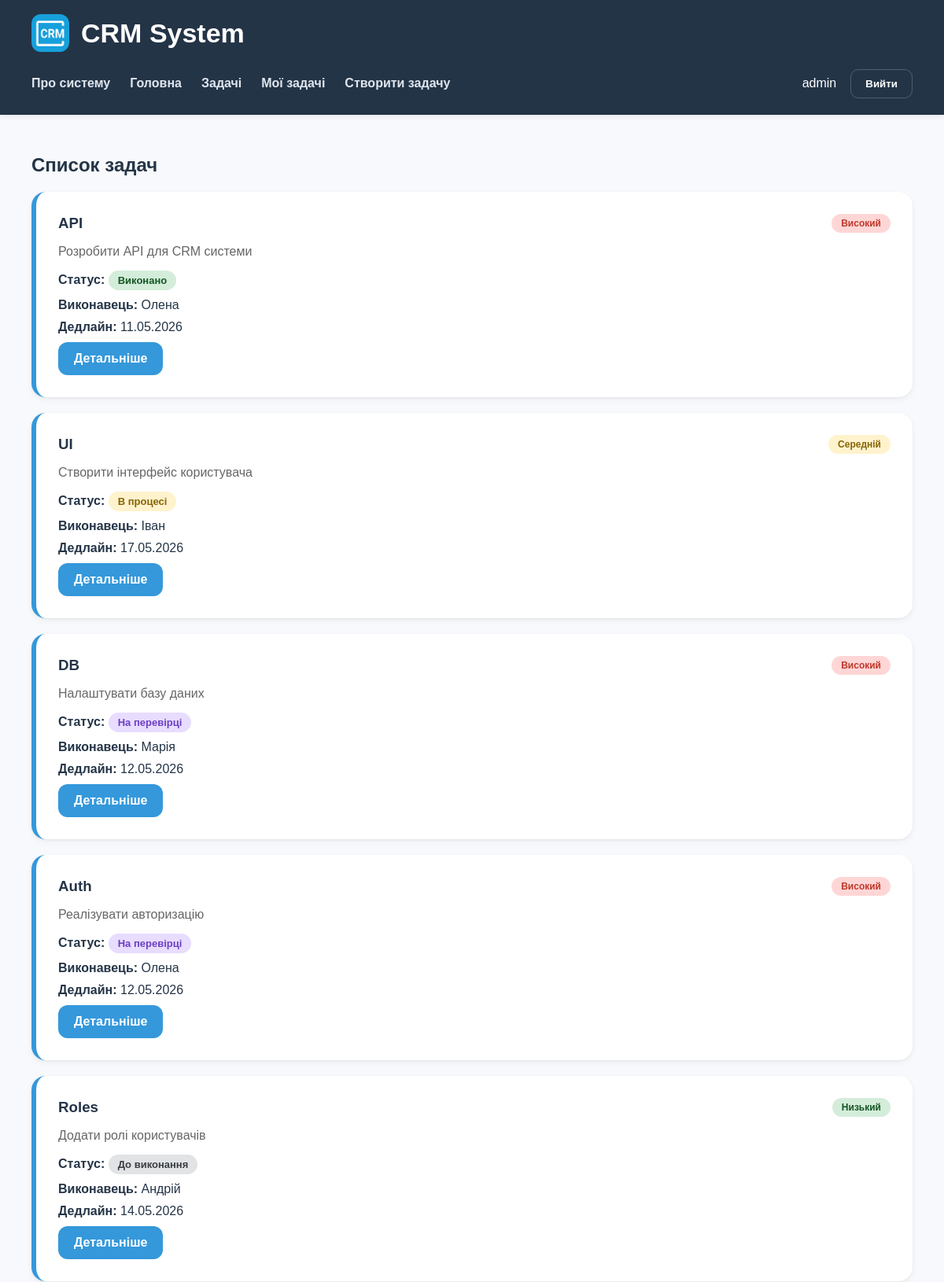
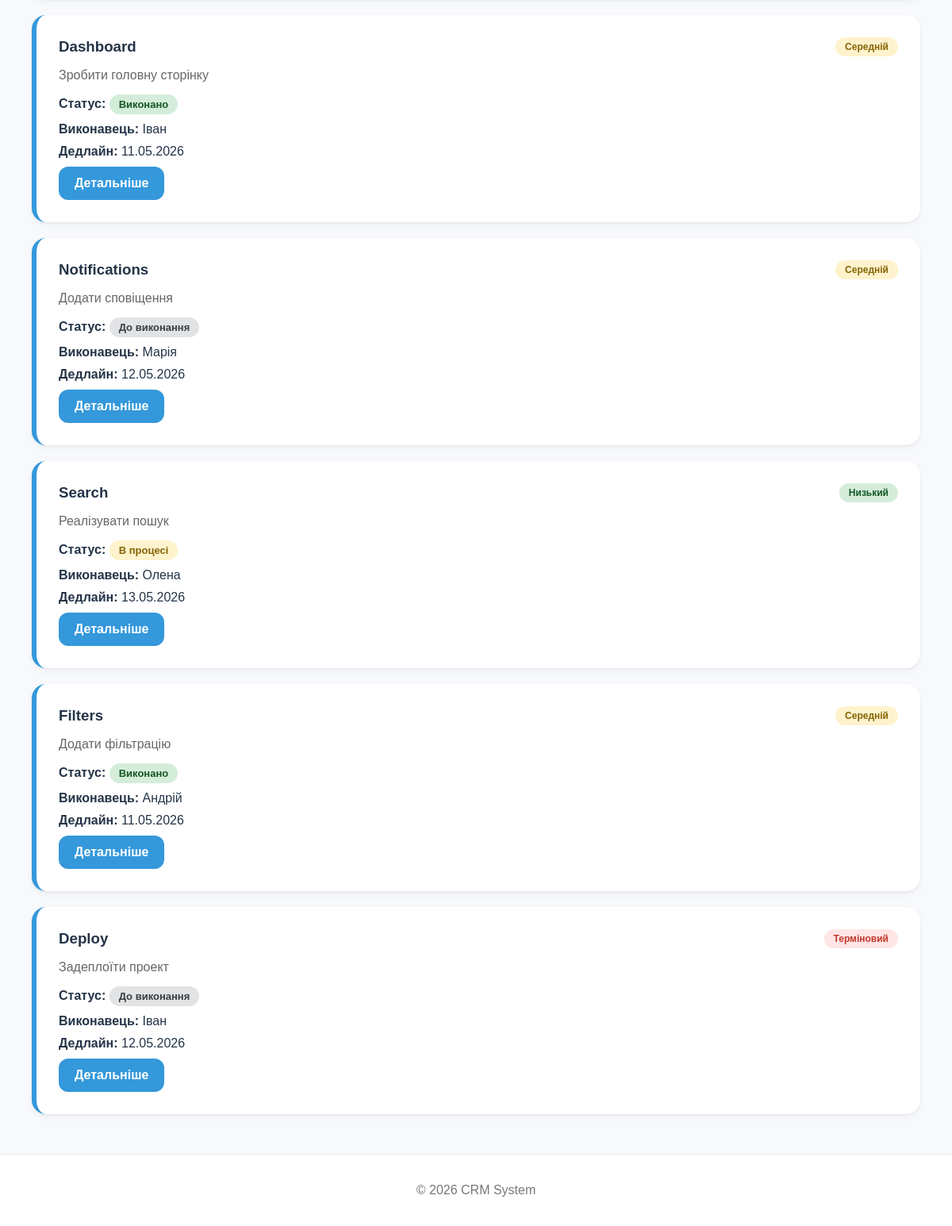
Page /tasks/ (signed in) on the committed database (2 pictures, top to bottom).
### srm_app/models.py (models this page shows, shortened)
class Task(models.Model):
    STATUS_CHOICES = [
        ('todo', 'До виконання'),
        ('in_progress', 'В процесі'),
        ('review', 'На перевірці'),
        ('done', 'Виконано'),
    ]
    PRIORITY_CHOICES = [
        ('low', 'Низький'),
        ('medium', 'Середній'),
        ('high', 'Високий'),
        ('urgent', 'Терміновий'),
    ]
    title = models.CharField(max_length=255)
    description = models.TextField()
    status = models.CharField(max_length=20, choices=STATUS_CHOICES, default='todo')
    priority = models.CharField(max_length=20, choices=PRIORITY_CHOICES, default='low')
    assignee = models.CharField(max_length=100)
    deadline = models.DateTimeField()
    created_at = models.DateTimeField(auto_now_add=True)

### srm_app/views.py (the view)
# urls.py: path('tasks/', views.task_list, name='task_list'),
def task_list(request):
    status = request.GET.get("status")
    tasks = Task.objects.all()
    if status:
        tasks = tasks.filter(status=status)
    context = {'tasks': tasks}
    return render(request, "srm_app/task_list.html", context)

### srm_app/templates/srm_app/task_list.html (shortened to what this page needs)
{% extends 'srm_app/base.html' %}
{% block content %}
<h2>Список задач</h2>
{% for task in tasks %}
    {% include 'srm_app/includes/task_card.html' %}
{% empty %}
    <p>Немає задач</p>
{% endfor %}
{% endblock %}

### srm_app/templates/srm_app/includes/header.html (shortened to what this page needs)
{% load static %}
<header>
    <div class="header-flex">
        <img src="{% static 'srm_app/images/logo.png' %}" class="logo">
        <h2>CRM System</h2>
    </div>
    <nav>
        <a href="{% url 'about' %}">Про систему</a>
         {% if request.user.is_authenticated %}
            <a href="{% url 'home' %}">Головна</a>
            <a href="{% url 'task_list' %}">Задачі</a>
            <a href="{% url 'dashboard' %}">Мої задачі</a>
            <a href="{% url 'create_task' %}">Створити задачу</a>
         {% endif %}
        <div class="nav-auth">
        {% if user.is_authenticated %}
            <span class="nav-user">{{ user.username }}</span>
            <form method="post" action="{% url 'logout' %}">
                <button type="submit" class="logout-btn">
                    Вийти
                </button>
            </form>
        {% else %}
            <a href="{% url 'login' %}" class="login-link">
                Увійти
            </a>
        {% endif %}
    </div>
</nav>
</header>

### srm_app/templates/srm_app/includes/task_card.html
<div class="card task-card">
    <div class="task-top">
        <h3>{{ task.title }}</h3>
        <span class="priority priority-{{ task.priority }}">
            {{ task.get_priority_display }}
        </span>
    </div>
    <p class="task-description">{{ task.description|truncatewords:10 }}</p>
    <div class="task-info">
        <p>
            <strong>Статус:</strong>
            <span class="task-status status-{{ task.status }}">
                {{ task.get_status_display }}
            </span>
        </p>
        <p><strong>Виконавець:</strong> {{ task.assignee }}</p>
        <p><strong>Дедлайн:</strong> {{ task.deadline|date:"d.m.Y" }}</p>
    </div>
    <a class="btn" href="{% url 'task_detail' task.id %}">Детальніше</a>
</div>

### srm_app/static/srm_app/css/style.css (style rules this page uses)
body { margin: 0; font-family: Arial, sans-serif; background-color: #f7f9fc; color: #243447; min-height: 100vh; display: flex; flex-direction: column; }
header { background-color: #243447; color: white; padding: 18px 40px; box-shadow: 0 2px 8px rgba(0, 0, 0, 0.08); }
.header-flex { display: flex; align-items: center; gap: 15px; }
.logo { width: 48px; height: 48px; border-radius: 12px; }
header h2 { margin: 0; font-size: 34px; }
nav { margin-top: 18px; display: flex; align-items: center; gap: 25px; min-height: 44px; }
.nav-auth { margin-left: auto; display: flex; align-items: center; gap: 18px; }
nav a { color: #dfe6ee; text-decoration: none; font-weight: 600; transition: 0.2s; position: relative; }
.nav-auth form { margin: 0; }
.card { background-color: white; border-radius: 18px; padding: 28px; margin-bottom: 20px; box-shadow: 0 4px 10px rgba(0, 0, 0, 0.04), 0 1px 3px rgba(0, 0, 0, 0.06); transition: 0.2s; }
.task-card { border-left: 6px solid #3498db; }
.task-top { display: flex; justify-content: space-between; align-items: center; }
.task-top h3 { margin: 0; }
.task-description { color: #666; margin: 15px 0; }
.task-info p { margin: 10px 0; }
.task-status { display: inline-block; padding: 5px 12px; border-radius: 20px; font-size: 13px; font-weight: bold; }
.status-done { background-color: #d4edda; color: #155724; }
.status-in_progress { background-color: #fff3cd; color: #856404; }
.status-todo { background-color: #e2e3e5; color: #383d41; }
.priority-urgent { background-color: #ffe5e5; color: #c0392b; }
.priority-high { background-color: #ffd6d6; color: #c0392b; }
.priority-medium { background-color: #fff3cd; color: #856404; }
.priority-low { background-color: #d4edda; color: #155724; }
.status-review { background-color: #e8dcff; color: #6c3fc5; }
.priority { padding: 5px 12px; border-radius: 20px; font-size: 12px; font-weight: bold; }
.btn { display: inline-flex; align-items: center; justify-content: center; background-color: #3498db; color: white; text-decoration: none; padding: 12px 20px; border-radius: 12px; transition: 0.2s; font-weight: 600; border: none; cursor: pointer; }
.logout-btn { background-color: transparent; border: 1px solid rgba(255,255,255,0.2); color: white; padding: 10px 18px; border-radius: 10px; cursor: pointer; font-weight: 600; transition: 0.2s; }

### rows in the picture
Task: title "API", priority "Високий", description "Розробити API для CRM системи", status "Виконано", assignee "Олена", deadline "11.05.2026"
Task: title "UI", priority "Середній", description "Створити інтерфейс користувача", status "В процесі", assignee "Іван", deadline "17.05.2026"
Task: title "DB", priority "Високий", description "Налаштувати базу даних", status "На перевірці", assignee "Марія", deadline "12.05.2026"
Task: title "Auth", priority "Високий", description "Реалізувати авторизацію", status "На перевірці", assignee "Олена", deadline "12.05.2026"
Task: title "Roles", priority "Низький", description "Додати ролі користувачів", status "До виконання", assignee "Андрій", deadline "14.05.2026"
Task: title "Dashboard", priority "Середній", description "Зробити головну сторінку", status "Виконано", assignee "Іван", deadline "11.05.2026"
Task: title "Notifications", priority "Середній", description "Додати сповіщення", status "До виконання", assignee "Марія", deadline "12.05.2026"
Task: title "Search", priority "Низький", description "Реалізувати пошук", status "В процесі", assignee "Олена", deadline "13.05.2026"
Task: title "Filters", priority "Середній", description "Додати фільтрацію", status "Виконано", assignee "Андрій", deadline "11.05.2026"
Task: title "Deploy", priority "Терміновий", description "Задеплоїти проект", status "До виконання", assignee "Іван", deadline "12.05.2026"

### other values in the picture
{{ user.username }} "admin"
